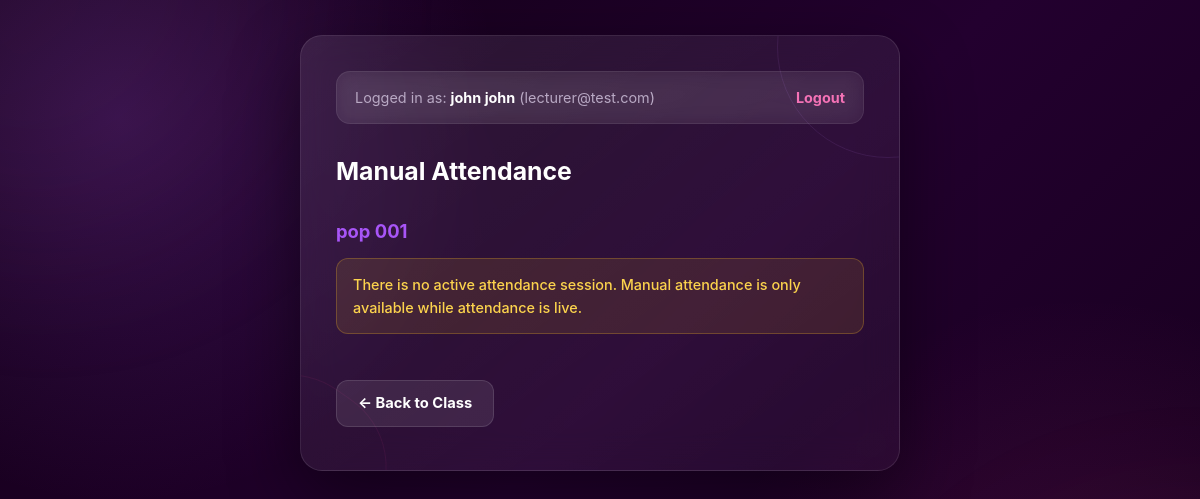
/class/1/manual-attendance (signed in), run on the app's committed database.
### models.py (models this page shows)
class User(db.Model):
    id = db.Column(db.Integer, primary_key=True)
    name = db.Column(db.String(100), nullable=False)
    matric_number = db.Column(
        db.String(50),
        unique=True,
        nullable=False
    )
    email = db.Column(
        db.String(120),
        unique=True,
        nullable=False
    )
    password = db.Column(
        db.String(255),
        nullable=False
    )

class Class(db.Model):
    id = db.Column(
        db.Integer,
        primary_key=True
    )
    name = db.Column(
        db.String(100),
        nullable=False
    )
    class_code = db.Column(
        db.String(20),
        unique=True,
        nullable=False
    )
    owner_id = db.Column(
        db.Integer,
        db.ForeignKey("user.id"),
        nullable=False
    )
    latitude = db.Column(
        db.Float,
        nullable=True
    )
    longitude = db.Column(
        db.Float,
        nullable=True
    )
    radius_meters = db.Column(
        db.Float,
        nullable=True,
        default=50.0
    )

### app.py (the view, shortened to what this page needs)
@app.route("/class/<int:class_id>/manual-attendance", methods=["GET", "POST"])
def manual_attendance(class_id):
    if "user_id" not in session:
        return redirect(url_for("login"))
    user = User.query.get(session["user_id"])
    class_obj = Class.query.get(class_id)
    if class_obj is None:
        return class_not_found_response()
    membership = ClassMembership.query.filter_by(
        user_id=user.id, class_id=class_id
    ).first()
    if not membership or membership.role not in ["owner", "admin"]:
        return "Access denied."
    active_session = AttendanceSession.query.filter_by(
        class_id=class_id, active=True
    ).order_by(AttendanceSession.id.desc()).first()
    if active_session and datetime.now() > active_session.end_time:
        active_session.active = False
        db.session.commit()
        active_session = None
    members = ClassMembership.query.filter_by(class_id=class_id).all()
    return render_template(
        "manual_attendance.html",
        user=user, class_obj=class_obj, members=members,
        active_session=active_session, error=None, success=None
    )

### templates/manual_attendance.html (shortened to what this page needs)
<!DOCTYPE html>
<html lang="en">
<head>
    <link rel="stylesheet" href="{{ url_for('static', filename='style.css') }}">
</head>
<body>
<div class="container" style="max-width:600px;">
    <div class="header-banner">
        <div>Logged in as: <strong>{{ user.name }}</strong> ({{ user.email }})</div>
        <div><a href="{{ url_for('logout') }}">Logout</a></div>
    </div>
    <h2>Manual Attendance</h2>
    <h3 style="color:var(--primary);">{{ class_obj.name }}</h3>
    {% if active_session %}
        <div class="alert alert-success">
            🟢 Attendance is live. You can manually mark a student who could not sign in.
        </div>
        <p>
            Current session:
            <strong>#{{ active_session.id }}</strong>
        </p>
        <form action="{{ url_for('manual_attendance', class_id=class_obj.id) }}" method="POST">
            <div class="form-group">
                <label for="user_id">Select Student</label>
                <select name="user_id" id="user_id" required>
                    <option value="">-- Choose Student --</option>
                    {% for member in members %}
                        {% if member.role != 'owner' %}
                            <option value="{{ member.user.id }}">
                                {{ member.user.name }} — {{ member.user.matric_number }}
                            </option>
                        {% endif %}
                    {% endfor %}
                </select>
            </div>
            <button type="submit" class="btn btn-success" style="width:100%;">
                Mark Student Present
            </button>
        </form>
    {% else %}
        <div class="alert alert-warning">
            There is no active attendance session. Manual attendance is only available while attendance is live.
        </div>
    {% endif %}
    <br>
    <a href="{{ url_for('class_page', class_id=class_obj.id) }}" class="btn btn-secondary">
        ← Back to Class
    </a>
</div>
</body>
</html>

### static/style.css (style rules this page uses)
:root { --primary: #a855f7; --primary-light: #c084fc; --primary-dark: #6b21a8; --purple-deep: #17001f; --purple-dark: #23002f; --purple-mid: #3b0754; --pink: #ec4899; --pink-light: #f472b6; --orange: #ff9a3d; --bg-color: #110014; --card-bg: rgba(255, 255, 255, 0.075); --text-color: #f8f5ff; --text-muted: #b9a9c4; --border-color: rgba(255, 255, 255, 0.12); --success: #34d399; --success-bg: rgba(52, 211, 153, 0.12); --danger: #fb7185; --danger-bg: rgba(251, 113, 133, 0.12); --warning: #fbbf24; --warning-bg: rgba(251, 191, 36, 0.12); --shadow: 0 25px 70px rgba(0, 0, 0, 0.45); }
* { box-sizing: border-box; margin: 0; padding: 0; }
html { scroll-behavior: smooth; }
body { min-height: 100vh; font-family: -apple-system, BlinkMacSystemFont, "Segoe UI", Roboto, Helvetica, Arial, sans-serif; color: var(--text-color); line-height: 1.6; padding: 35px 20px; background: radial-gradient( circle at 10% 15%, rgba(168, 85, 247, 0.20), transparent 30% ), radial-gradient( circle at 90% 85%, rgba(236, 72, 153, 0.15), transparent 30% ), linear-gradient( 135deg, #110014 0%, #23002f 50%, #140019 100% ); position: relative; overflow-x: hidden; }
body::before { content: ""; position: fixed; width: 500px; height: 500px; border-radius: 50%; background: linear-gradient( 135deg, rgba(168, 85, 247, 0.08), rgba(236, 72, 153, 0.05) ); filter: blur(80px); top: -250px; left: -200px; pointer-events: none; z-index: -1; }
body::after { content: ""; position: fixed; width: 450px; height: 450px; border-radius: 50%; background: rgba(236, 72, 153, 0.07); filter: blur(100px); right: -220px; bottom: -220px; pointer-events: none; z-index: -1; }
.container { width: min(900px, 100%); margin: 0 auto; padding: 35px; border-radius: 22px; background: linear-gradient( 145deg, rgba(255, 255, 255, 0.09), rgba(255, 255, 255, 0.035) ); border: 1px solid rgba(255, 255, 255, 0.10); box-shadow: var(--shadow); backdrop-filter: blur(18px); -webkit-backdrop-filter: blur(18px); position: relative; overflow: hidden; }
.container::before { content: ""; position: absolute; width: 220px; height: 220px; border-radius: 50%; border: 1px solid rgba(192, 132, 252, 0.10); right: -100px; top: -100px; pointer-events: none; }
.container::after { content: ""; position: absolute; width: 180px; height: 180px; border-radius: 45%; border: 1px solid rgba(236, 72, 153, 0.08); left: -100px; bottom: -90px; transform: rotate(35deg); pointer-events: none; }
h2 { font-size: 1.55rem; color: #ffffff; margin-bottom: 20px; font-weight: 700; }
h3 { font-size: 1.15rem; color: #ffffff; margin: 25px 0 12px; font-weight: 650; }
a { color: var(--primary-light); transition: color 0.2s ease, opacity 0.2s ease; }
.header-banner { display: flex; justify-content: space-between; align-items: center; gap: 15px; background: rgba(255, 255, 255, 0.055); border: 1px solid rgba(255, 255, 255, 0.08); padding: 14px 18px; border-radius: 14px; margin-bottom: 28px; font-size: 0.9rem; color: var(--text-muted); backdrop-filter: blur(10px); }
.header-banner strong { color: #ffffff; }
.header-banner a { color: var(--pink-light); font-weight: 650; text-decoration: none; }
.btn { display: inline-block; padding: 11px 21px; min-height: 45px; font-family: inherit; font-size: 0.92rem; font-weight: 650; color: #ffffff; background: linear-gradient( 90deg, #a855f7, #ec4899 ); border: none; border-radius: 12px; cursor: pointer; text-decoration: none; text-align: center; margin-right: 8px; margin-bottom: 8px; box-shadow: 0 8px 22px rgba(168, 85, 247, 0.20); transition: transform 0.2s ease, box-shadow 0.2s ease, opacity 0.2s ease; }
.btn-secondary { background: rgba(255, 255, 255, 0.09); border: 1px solid rgba(255, 255, 255, 0.12); box-shadow: none; }
.alert { padding: 14px 16px; border-radius: 12px; margin-bottom: 20px; font-size: 0.9rem; font-weight: 500; border: 1px solid transparent; }
.alert-warning { background: rgba(251, 191, 36, 0.10); color: #fcd34d; border-color: rgba(251, 191, 36, 0.25); }

### data on the page
User: name "john john", email "lecturer@test.com"
Class: name "pop 001"
